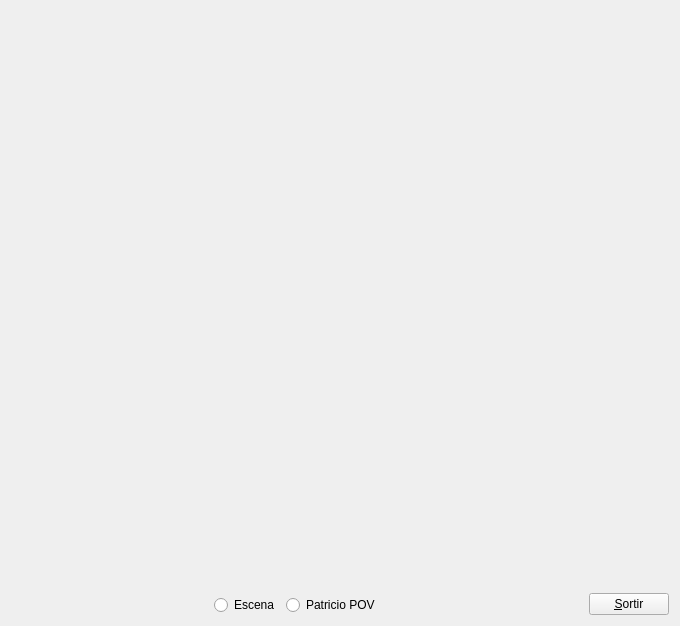
<?xml version="1.0" encoding="UTF-8"?>
<ui version="4.0">
 <class>MyForm</class>
 <widget class="QWidget" name="MyForm">
  <property name="geometry">
   <rect>
    <x>0</x>
    <y>0</y>
    <width>680</width>
    <height>626</height>
   </rect>
  </property>
  <property name="windowTitle">
   <string>IDI-Lab</string>
  </property>
  <layout class="QHBoxLayout" name="horizontalLayout_4">
   <item>
    <layout class="QHBoxLayout" name="horizontalLayout_3">
     <item>
      <layout class="QVBoxLayout" name="verticalLayout_2">
       <item>
        <widget class="NouGLWidget" name="widget" native="true">
         <property name="sizePolicy">
          <sizepolicy hsizetype="Expanding" vsizetype="Expanding">
           <horstretch>0</horstretch>
           <verstretch>0</verstretch>
          </sizepolicy>
         </property>
        </widget>
       </item>
       <item>
        <layout class="QHBoxLayout" name="horizontalLayout_2">
         <item>
          <spacer name="horizontalSpacer_2">
           <property name="orientation">
            <enum>Qt::Horizontal</enum>
           </property>
           <property name="sizeHint" stdset="0">
            <size>
             <width>40</width>
             <height>20</height>
            </size>
           </property>
          </spacer>
         </item>
         <item>
          <layout class="QHBoxLayout" name="horizontalLayout">
           <item>
            <widget class="QRadioButton" name="radioButton">
             <property name="layoutDirection">
              <enum>Qt::LeftToRight</enum>
             </property>
             <property name="text">
              <string>Escena</string>
             </property>
            </widget>
           </item>
           <item>
            <widget class="QRadioButton" name="radioButton_2">
             <property name="text">
              <string>Patricio POV</string>
             </property>
            </widget>
           </item>
          </layout>
         </item>
         <item>
          <spacer name="horizontalSpacer">
           <property name="orientation">
            <enum>Qt::Horizontal</enum>
           </property>
           <property name="sizeHint" stdset="0">
            <size>
             <width>78</width>
             <height>20</height>
            </size>
           </property>
          </spacer>
         </item>
        </layout>
       </item>
      </layout>
     </item>
     <item>
      <layout class="QVBoxLayout" name="verticalLayout">
       <item>
        <spacer name="verticalSpacer">
         <property name="orientation">
          <enum>Qt::Vertical</enum>
         </property>
         <property name="sizeHint" stdset="0">
          <size>
           <width>20</width>
           <height>40</height>
          </size>
         </property>
        </spacer>
       </item>
       <item>
        <widget class="QPushButton" name="pushButton">
         <property name="sizePolicy">
          <sizepolicy hsizetype="Fixed" vsizetype="Fixed">
           <horstretch>0</horstretch>
           <verstretch>0</verstretch>
          </sizepolicy>
         </property>
         <property name="text">
          <string>&amp;Sortir</string>
         </property>
        </widget>
       </item>
      </layout>
     </item>
    </layout>
   </item>
  </layout>
 </widget>
 <customwidgets>
  <customwidget>
   <class>NouGLWidget</class>
   <extends>QWidget</extends>
   <header>NouGLWidget.h</header>
   <container>1</container>
   <slots>
    <signal>camaraEscena()</signal>
    <signal>camaraPov()</signal>
    <slot>poncamara1()</slot>
    <slot>poncamara2()</slot>
   </slots>
  </customwidget>
 </customwidgets>
 <resources/>
 <connections>
  <connection>
   <sender>pushButton</sender>
   <signal>clicked()</signal>
   <receiver>MyForm</receiver>
   <slot>close()</slot>
   <hints>
    <hint type="sourcelabel">
     <x>668</x>
     <y>614</y>
    </hint>
    <hint type="destinationlabel">
     <x>679</x>
     <y>529</y>
    </hint>
   </hints>
  </connection>
  <connection>
   <sender>widget</sender>
   <signal>camaraEscena()</signal>
   <receiver>radioButton</receiver>
   <slot>toggle()</slot>
   <hints>
    <hint type="sourcelabel">
     <x>234</x>
     <y>563</y>
    </hint>
    <hint type="destinationlabel">
     <x>230</x>
     <y>600</y>
    </hint>
   </hints>
  </connection>
  <connection>
   <sender>widget</sender>
   <signal>camaraPov()</signal>
   <receiver>radioButton_2</receiver>
   <slot>toggle()</slot>
   <hints>
    <hint type="sourcelabel">
     <x>343</x>
     <y>547</y>
    </hint>
    <hint type="destinationlabel">
     <x>351</x>
     <y>610</y>
    </hint>
   </hints>
  </connection>
  <connection>
   <sender>radioButton</sender>
   <signal>released()</signal>
   <receiver>widget</receiver>
   <slot>poncamara1()</slot>
   <hints>
    <hint type="sourcelabel">
     <x>256</x>
     <y>591</y>
    </hint>
    <hint type="destinationlabel">
     <x>264</x>
     <y>564</y>
    </hint>
   </hints>
  </connection>
  <connection>
   <sender>radioButton_2</sender>
   <signal>released()</signal>
   <receiver>widget</receiver>
   <slot>poncamara2()</slot>
   <hints>
    <hint type="sourcelabel">
     <x>369</x>
     <y>592</y>
    </hint>
    <hint type="destinationlabel">
     <x>372</x>
     <y>546</y>
    </hint>
   </hints>
  </connection>
 </connections>
</ui>
